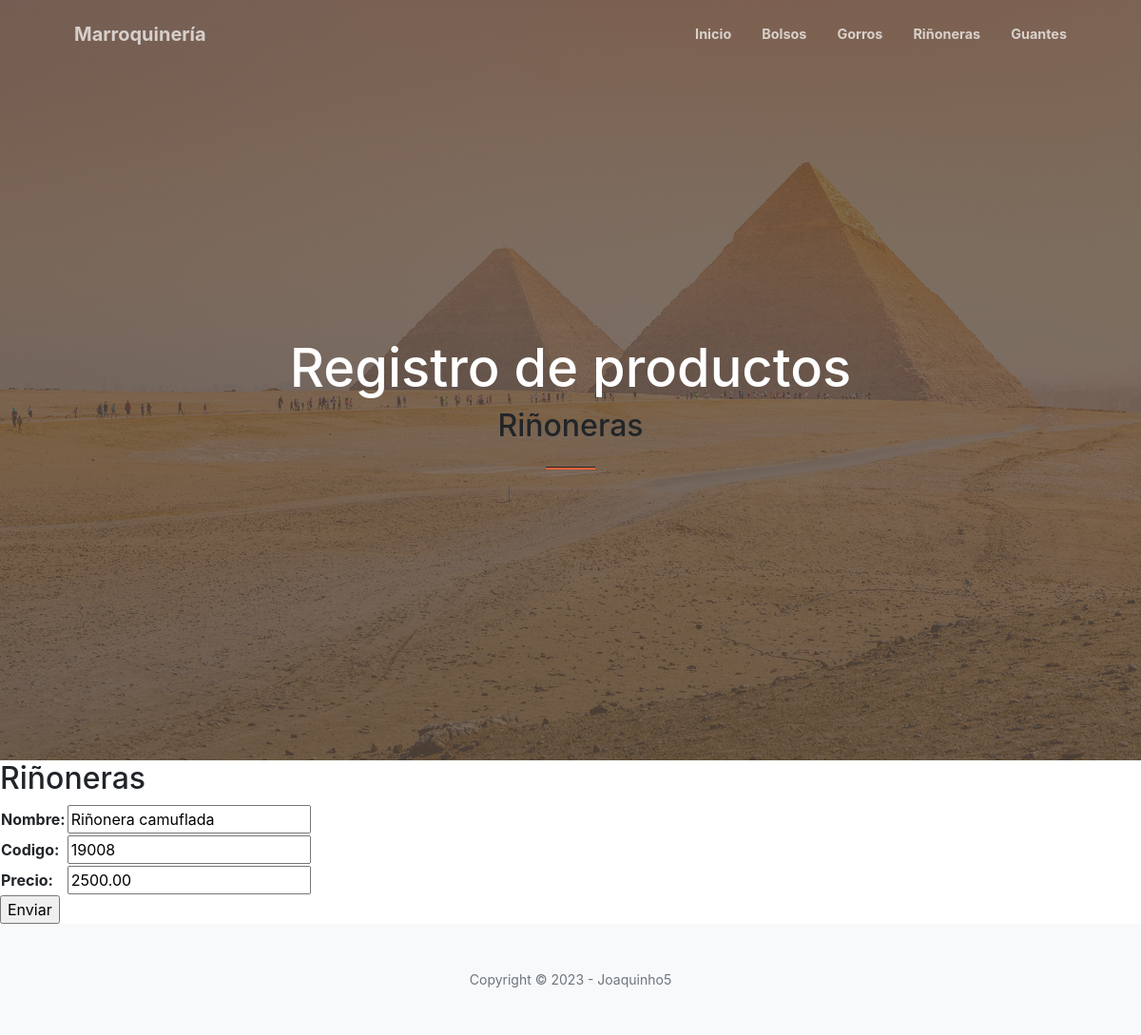
The page /updateRinionera/1/ on the database its author committed.
### aplicacion/models.py (models this page shows, shortened)
class Rinionera(models.Model):
    nombre = models.CharField(max_length=200)
    codigo = models.CharField(max_length=200)
    precio = models.DecimalField(max_digits=10, decimal_places=2)

### aplicacion/views.py (the view)
# urls.py: path('updateRinionera/<id_rinionera>/', updateRinionera, name="updateRinionera"),
def updateRinionera(request, id_rinionera):
    rinionera = Rinionera.objects.get(id=id_rinionera)
    if request.method == "POST":
        miForm = RinioneraForm(request.POST)
        if miForm.is_valid():
            rinionera.nombre = miForm.cleaned_data.get('nombre')
            rinionera.codigo = miForm.cleaned_data.get('codigo')
            rinionera.precio = miForm.cleaned_data.get('precio')
            rinionera.save()
            return redirect(reverse_lazy('rinionera'))
    else:
        miForm = RinioneraForm(initial={
            'nombre': rinionera.nombre,
            'codigo': rinionera.codigo,
            'precio': rinionera.precio,
        })
    return render(request, "aplicacion/rinioneraForm.html", {'form': miForm})

### aplicacion/forms.py
class RinioneraForm(forms.Form):
    nombre = forms.CharField(max_length=200)
    codigo = forms.CharField(max_length=200)
    precio = forms.DecimalField(max_digits=10, decimal_places=2)

### aplicacion/templates/aplicacion/rinioneraForm.html (shortened to what this page needs)
{% extends 'aplicacion/base.html' %}
{% load static %}
{% block titulo %}Riñoneras{% endblock titulo %}
{% block contenido %}
    <h2>Riñoneras</h2>
    <form action="" method="POST">
        <table>
            {{ form.as_table }}
        </table>
        <input type="submit" value="Enviar">
    </form>
{% endblock contenido %}

### rows shown on the page
Rinionera: nombre "Riñonera camuflada", codigo "19008", precio "2500.00"
